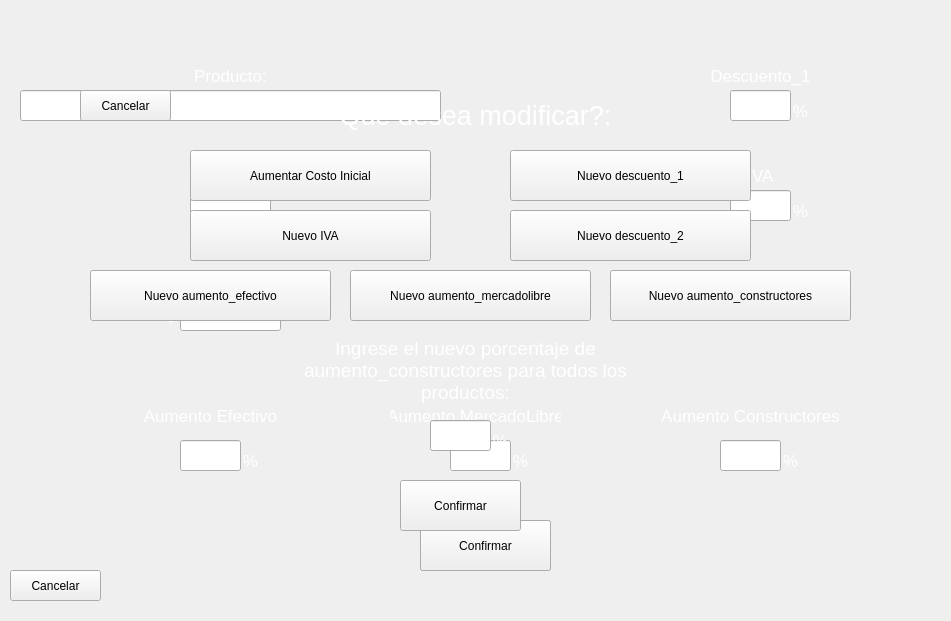
    <widget class="QWidget" name="widget_agregar_producto" native="true">
     <property name="geometry">
      <rect>
       <x>140</x>
       <y>10</y>
       <width>951</width>
       <height>621</height>
      </rect>
     </property>
     <property name="styleSheet">
      <string notr="true"/>
     </property>
     <widget class="QLineEdit" name="input_nombre_producto">
      <property name="geometry">
       <rect>
        <x>20</x>
        <y>90</y>
        <width>421</width>
        <height>31</height>
       </rect>
      </property>
      <property name="font">
       <font>
        <pointsize>11</pointsize>
        <weight>50</weight>
        <bold>false</bold>
       </font>
      </property>
      <property name="styleSheet">
       <string notr="true"/>
      </property>
      <property name="text">
       <string/>
      </property>
      <property name="alignment">
       <set>Qt::AlignCenter</set>
      </property>
     </widget>
     <widget class="QLineEdit" name="input_stock">
      <property name="geometry">
       <rect>
        <x>190</x>
        <y>190</y>
        <width>81</width>
        <height>31</height>
       </rect>
      </property>
      <property name="font">
       <font>
        <pointsize>11</pointsize>
        <weight>50</weight>
        <bold>false</bold>
       </font>
      </property>
      <property name="styleSheet">
       <string notr="true"/>
      </property>
      <property name="alignment">
       <set>Qt::AlignCenter</set>
      </property>
     </widget>
     <widget class="QLineEdit" name="input_descuento_1">
      <property name="geometry">
       <rect>
        <x>730</x>
        <y>90</y>
        <width>61</width>
        <height>31</height>
       </rect>
      </property>
      <property name="font">
       <font>
        <pointsize>11</pointsize>
        <weight>50</weight>
        <bold>false</bold>
       </font>
      </property>
      <property name="styleSheet">
       <string notr="true"/>
      </property>
      <property name="alignment">
       <set>Qt::AlignCenter</set>
      </property>
     </widget>
     <widget class="QPushButton" name="boton_cancelar_modificacion">
      <property name="geometry">
       <rect>
        <x>10</x>
        <y>570</y>
        <width>91</width>
        <height>31</height>
       </rect>
      </property>
      <property name="cursor">
       <cursorShape>PointingHandCursor</cursorShape>
      </property>
      <property name="styleSheet">
       <string notr="true"/>
      </property>
      <property name="text">
       <string>Cancelar</string>
      </property>
     </widget>
     <widget class="QLineEdit" name="input_aumento_efectivo">
      <property name="geometry">
       <rect>
        <x>180</x>
        <y>440</y>
        <width>61</width>
        <height>31</height>
       </rect>
      </property>
      <property name="font">
       <font>
        <pointsize>11</pointsize>
        <weight>50</weight>
        <bold>false</bold>
       </font>
      </property>
      <property name="styleSheet">
       <string notr="true"/>
      </property>
      <property name="alignment">
       <set>Qt::AlignCenter</set>
      </property>
     </widget>
     <widget class="QLineEdit" name="input_costo_inicial">
      <property name="geometry">
       <rect>
        <x>180</x>
        <y>300</y>
        <width>101</width>
        <height>31</height>
       </rect>
      </property>
      <property name="font">
       <font>
        <pointsize>11</pointsize>
        <weight>50</weight>
        <bold>false</bold>
       </font>
      </property>
      <property name="styleSheet">
       <string notr="true"/>
      </property>
      <property name="alignment">
       <set>Qt::AlignCenter</set>
      </property>
     </widget>
     <widget class="QLineEdit" name="input_aumento_constructores">
      <property name="geometry">
       <rect>
        <x>720</x>
        <y>440</y>
        <width>61</width>
        <height>31</height>
       </rect>
      </property>
      <property name="font">
       <font>
        <pointsize>11</pointsize>
        <weight>50</weight>
        <bold>false</bold>
       </font>
      </property>
      <property name="styleSheet">
       <string notr="true"/>
      </property>
      <property name="alignment">
       <set>Qt::AlignCenter</set>
      </property>
     </widget>
     <widget class="QLineEdit" name="input_aumento_mercadolibre">
      <property name="geometry">
       <rect>
        <x>450</x>
        <y>440</y>
        <width>61</width>
        <height>31</height>
       </rect>
      </property>
      <property name="font">
       <font>
        <pointsize>11</pointsize>
        <weight>50</weight>
        <bold>false</bold>
       </font>
      </property>
      <property name="styleSheet">
       <string notr="true"/>
      </property>
      <property name="alignment">
       <set>Qt::AlignCenter</set>
      </property>
     </widget>
     <widget class="QLabel" name="label_16">
      <property name="geometry">
       <rect>
        <x>190</x>
        <y>60</y>
        <width>81</width>
        <height>31</height>
       </rect>
      </property>
      <property name="font">
       <font>
        <family>MS Shell Dlg 2</family>
        <pointsize>13</pointsize>
        <weight>50</weight>
        <italic>false</italic>
        <bold>false</bold>
       </font>
      </property>
      <property name="layoutDirection">
       <enum>Qt::LeftToRight</enum>
      </property>
      <property name="styleSheet">
       <string notr="true">font: 13pt &quot;MS Shell Dlg 2&quot;;
color: #fff;
background: none;</string>
      </property>
      <property name="text">
       <string>Producto:</string>
      </property>
      <property name="alignment">
       <set>Qt::AlignCenter</set>
      </property>
     </widget>
     <widget class="QLabel" name="label_17">
      <property name="geometry">
       <rect>
        <x>190</x>
        <y>150</y>
        <width>81</width>
        <height>31</height>
       </rect>
      </property>
      <property name="font">
       <font>
        <family>MS Shell Dlg 2</family>
        <pointsize>13</pointsize>
        <weight>50</weight>
        <italic>false</italic>
        <bold>false</bold>
       </font>
      </property>
      <property name="layoutDirection">
       <enum>Qt::LeftToRight</enum>
      </property>
      <property name="styleSheet">
       <string notr="true">font: 13pt &quot;MS Shell Dlg 2&quot;;
color: #fff;
background: none;</string>
      </property>
      <property name="text">
       <string>Stock</string>
      </property>
      <property name="alignment">
       <set>Qt::AlignCenter</set>
      </property>
     </widget>
     <widget class="QLabel" name="label_18">
      <property name="geometry">
       <rect>
        <x>180</x>
        <y>260</y>
        <width>101</width>
        <height>31</height>
       </rect>
      </property>
      <property name="font">
       <font>
        <family>MS Shell Dlg 2</family>
        <pointsize>13</pointsize>
        <weight>50</weight>
        <italic>false</italic>
        <bold>false</bold>
       </font>
      </property>
      <property name="layoutDirection">
       <enum>Qt::LeftToRight</enum>
      </property>
      <property name="styleSheet">
       <string notr="true">font: 13pt &quot;MS Shell Dlg 2&quot;;
color: #fff;
background: none;</string>
      </property>
      <property name="text">
       <string>Costo Inicial</string>
      </property>
      <property name="alignment">
       <set>Qt::AlignCenter</set>
      </property>
     </widget>
     <widget class="QLabel" name="label_19">
      <property name="geometry">
       <rect>
        <x>710</x>
        <y>60</y>
        <width>101</width>
        <height>31</height>
       </rect>
      </property>
      <property name="font">
       <font>
        <family>MS Shell Dlg 2</family>
        <pointsize>13</pointsize>
        <weight>50</weight>
        <italic>false</italic>
        <bold>false</bold>
       </font>
      </property>
      <property name="layoutDirection">
       <enum>Qt::LeftToRight</enum>
      </property>
      <property name="styleSheet">
       <string notr="true">font: 13pt &quot;MS Shell Dlg 2&quot;;
color: #fff;
background: none;</string>
      </property>
      <property name="text">
       <string>Descuento_1</string>
      </property>
      <property name="alignment">
       <set>Qt::AlignCenter</set>
      </property>
     </widget>
     <widget class="QLabel" name="label_20">
      <property name="geometry">
       <rect>
        <x>710</x>
        <y>260</y>
        <width>101</width>
        <height>31</height>
       </rect>
      </property>
      <property name="font">
       <font>
        <family>MS Shell Dlg 2</family>
        <pointsize>13</pointsize>
        <weight>50</weight>
        <italic>false</italic>
        <bold>false</bold>
       </font>
      </property>
      <property name="layoutDirection">
       <enum>Qt::LeftToRight</enum>
      </property>
      <property name="styleSheet">
       <string notr="true">font: 13pt &quot;MS Shell Dlg 2&quot;;
color: #fff;
background: none;</string>
      </property>
      <property name="text">
       <string>Descuento_2</string>
      </property>
      <property name="alignment">
       <set>Qt::AlignCenter</set>
      </property>
     </widget>
     <widget class="QLabel" name="label_21">
      <property name="geometry">
       <rect>
        <x>120</x>
        <y>400</y>
        <width>181</width>
        <height>31</height>
       </rect>
      </property>
      <property name="font">
       <font>
        <family>MS Shell Dlg 2</family>
        <pointsize>13</pointsize>
        <weight>50</weight>
        <italic>false</italic>
        <bold>false</bold>
       </font>
      </property>
      <property name="layoutDirection">
       <enum>Qt::LeftToRight</enum>
      </property>
      <property name="styleSheet">
       <string notr="true">font: 13pt &quot;MS Shell Dlg 2&quot;;
color: #fff;
background: none;</string>
      </property>
      <property name="text">
       <string>Aumento Efectivo</string>
      </property>
      <property name="alignment">
       <set>Qt::AlignCenter</set>
      </property>
     </widget>
     <widget class="QLabel" name="label_22">
      <property name="geometry">
       <rect>
        <x>390</x>
        <y>400</y>
        <width>171</width>
        <height>31</height>
       </rect>
      </property>
      <property name="font">
       <font>
        <family>MS Shell Dlg 2</family>
        <pointsize>13</pointsize>
        <weight>50</weight>
        <italic>false</italic>
        <bold>false</bold>
       </font>
      </property>
      <property name="layoutDirection">
       <enum>Qt::LeftToRight</enum>
      </property>
      <property name="styleSheet">
       <string notr="true">font: 13pt &quot;MS Shell Dlg 2&quot;;
color: #fff;
background: none;</string>
      </property>
      <property name="text">
       <string>Aumento MercadoLibre</string>
      </property>
      <property name="alignment">
       <set>Qt::AlignCenter</set>
      </property>
     </widget>
     <widget class="QLabel" name="label_23">
      <property name="geometry">
       <rect>
        <x>710</x>
        <y>160</y>
        <width>101</width>
        <height>31</height>
       </rect>
      </property>
      <property name="font">
       <font>
        <family>MS Shell Dlg 2</family>
        <pointsize>13</pointsize>
        <weight>50</weight>
        <italic>false</italic>
        <bold>false</bold>
       </font>
      </property>
      <property name="layoutDirection">
       <enum>Qt::LeftToRight</enum>
      </property>
      <property name="styleSheet">
       <string notr="true">font: 13pt &quot;MS Shell Dlg 2&quot;;
color: #fff;
background: none;</string>
      </property>
      <property name="text">
       <string>IVA</string>
      </property>
      <property name="alignment">
       <set>Qt::AlignCenter</set>
      </property>
     </widget>
     <widget class="QLabel" name="label_24">
      <property name="geometry">
       <rect>
        <x>660</x>
        <y>400</y>
        <width>181</width>
        <height>31</height>
       </rect>
      </property>
      <property name="font">
       <font>
        <family>MS Shell Dlg 2</family>
        <pointsize>13</pointsize>
        <weight>50</weight>
        <italic>false</italic>
        <bold>false</bold>
       </font>
      </property>
      <property name="layoutDirection">
       <enum>Qt::LeftToRight</enum>
      </property>
      <property name="styleSheet">
       <string notr="true">font: 13pt &quot;MS Shell Dlg 2&quot;;
color: #fff;
background: none;</string>
      </property>
      <property name="text">
       <string>Aumento Constructores</string>
      </property>
      <property name="alignment">
       <set>Qt::AlignCenter</set>
      </property>
     </widget>
     <widget class="QPushButton" name="boton_confirmar_registro">
      <property name="geometry">
       <rect>
        <x>420</x>
        <y>520</y>
        <width>131</width>
        <height>51</height>
       </rect>
      </property>
      <property name="cursor">
       <cursorShape>PointingHandCursor</cursorShape>
      </property>
      <property name="styleSheet">
       <string notr="true"/>
      </property>
      <property name="text">
       <string>Confirmar</string>
      </property>
     </widget>
     <widget class="QLabel" name="label_25">
      <property name="geometry">
       <rect>
        <x>160</x>
        <y>300</y>
        <width>21</width>
        <height>31</height>
       </rect>
      </property>
      <property name="font">
       <font>
        <family>MS Shell Dlg 2</family>
        <pointsize>13</pointsize>
        <weight>50</weight>
        <italic>false</italic>
        <bold>false</bold>
       </font>
      </property>
      <property name="layoutDirection">
       <enum>Qt::LeftToRight</enum>
      </property>
      <property name="styleSheet">
       <string notr="true">font: 13pt &quot;MS Shell Dlg 2&quot;;
color: #fff;
background: none;</string>
      </property>
      <property name="text">
       <string>$</string>
      </property>
      <property name="alignment">
       <set>Qt::AlignCenter</set>
      </property>
     </widget>
     <widget class="QLabel" name="label_26">
      <property name="geometry">
       <rect>
        <x>790</x>
        <y>100</y>
        <width>21</width>
        <height>21</height>
       </rect>
      </property>
      <property name="font">
       <font>
        <family>MS Shell Dlg 2</family>
        <pointsize>13</pointsize>
        <weight>50</weight>
        <italic>false</italic>
        <bold>false</bold>
       </font>
      </property>
      <property name="layoutDirection">
       <enum>Qt::LeftToRight</enum>
      </property>
      <property name="styleSheet">
       <string notr="true">font: 13pt &quot;MS Shell Dlg 2&quot;;
color: #fff;
background: none;</string>
      </property>
      <property name="text">
       <string>%</string>
      </property>
      <property name="alignment">
       <set>Qt::AlignCenter</set>
      </property>
     </widget>
     <widget class="QLabel" name="label_27">
      <property name="geometry">
       <rect>
        <x>790</x>
        <y>300</y>
        <width>21</width>
        <height>21</height>
       </rect>
      </property>
      <property name="font">
       <font>
        <family>MS Shell Dlg 2</family>
        <pointsize>13</pointsize>
        <weight>50</weight>
        <italic>false</italic>
        <bold>false</bold>
       </font>
      </property>
      <property name="layoutDirection">
       <enum>Qt::LeftToRight</enum>
      </property>
      <property name="styleSheet">
       <string notr="true">font: 13pt &quot;MS Shell Dlg 2&quot;;
color: #fff;
background: none;</string>
      </property>
      <property name="text">
       <string>%</string>
      </property>
      <property name="alignment">
       <set>Qt::AlignCenter</set>
      </property>
     </widget>
     <widget class="QLabel" name="label_28">
      <property name="geometry">
       <rect>
        <x>790</x>
        <y>200</y>
        <width>21</width>
        <height>21</height>
       </rect>
      </property>
      <property name="font">
       <font>
        <family>MS Shell Dlg 2</family>
        <pointsize>13</pointsize>
        <weight>50</weight>
        <italic>false</italic>
        <bold>false</bold>
       </font>
      </property>
      <property name="layoutDirection">
       <enum>Qt::LeftToRight</enum>
      </property>
      <property name="styleSheet">
       <string notr="true">font: 13pt &quot;MS Shell Dlg 2&quot;;
color: #fff;
background: none;</string>
      </property>
      <property name="text">
       <string>%</string>
      </property>
      <property name="alignment">
       <set>Qt::AlignCenter</set>
      </property>
     </widget>
     <widget class="QLineEdit" name="input_iva">
      <property name="geometry">
       <rect>
        <x>730</x>
        <y>190</y>
        <width>61</width>
        <height>31</height>
       </rect>
      </property>
      <property name="font">
       <font>
        <pointsize>11</pointsize>
        <weight>50</weight>
        <bold>false</bold>
       </font>
      </property>
      <property name="styleSheet">
       <string notr="true"/>
      </property>
      <property name="alignment">
       <set>Qt::AlignCenter</set>
      </property>
     </widget>
     <widget class="QLineEdit" name="input_descuento_2">
      <property name="geometry">
       <rect>
        <x>730</x>
        <y>290</y>
        <width>61</width>
        <height>31</height>
       </rect>
      </property>
      <property name="font">
       <font>
        <pointsize>11</pointsize>
        <weight>50</weight>
        <bold>false</bold>
       </font>
      </property>
      <property name="styleSheet">
       <string notr="true"/>
      </property>
      <property name="alignment">
       <set>Qt::AlignCenter</set>
      </property>
     </widget>
     <widget class="QLabel" name="label_29">
      <property name="geometry">
       <rect>
        <x>240</x>
        <y>450</y>
        <width>21</width>
        <height>21</height>
       </rect>
      </property>
      <property name="font">
       <font>
        <family>MS Shell Dlg 2</family>
        <pointsize>13</pointsize>
        <weight>50</weight>
        <italic>false</italic>
        <bold>false</bold>
       </font>
      </property>
      <property name="layoutDirection">
       <enum>Qt::LeftToRight</enum>
      </property>
      <property name="styleSheet">
       <string notr="true">font: 13pt &quot;MS Shell Dlg 2&quot;;
color: #fff;
background: none;</string>
      </property>
      <property name="text">
       <string>%</string>
      </property>
      <property name="alignment">
       <set>Qt::AlignCenter</set>
      </property>
     </widget>
     <widget class="QLabel" name="label_30">
      <property name="geometry">
       <rect>
        <x>510</x>
        <y>450</y>
        <width>21</width>
        <height>21</height>
       </rect>
      </property>
      <property name="font">
       <font>
        <family>MS Shell Dlg 2</family>
        <pointsize>13</pointsize>
        <weight>50</weight>
        <italic>false</italic>
        <bold>false</bold>
       </font>
      </property>
      <property name="layoutDirection">
       <enum>Qt::LeftToRight</enum>
      </property>
      <property name="styleSheet">
       <string notr="true">font: 13pt &quot;MS Shell Dlg 2&quot;;
color: #fff;
background: none;</string>
      </property>
      <property name="text">
       <string>%</string>
      </property>
      <property name="alignment">
       <set>Qt::AlignCenter</set>
      </property>
     </widget>
     <widget class="QLabel" name="label_31">
      <property name="geometry">
       <rect>
        <x>780</x>
        <y>450</y>
        <width>21</width>
        <height>21</height>
       </rect>
      </property>
      <property name="font">
       <font>
        <family>MS Shell Dlg 2</family>
        <pointsize>13</pointsize>
        <weight>50</weight>
        <italic>false</italic>
        <bold>false</bold>
       </font>
      </property>
      <property name="layoutDirection">
       <enum>Qt::LeftToRight</enum>
      </property>
      <property name="styleSheet">
       <string notr="true">font: 13pt &quot;MS Shell Dlg 2&quot;;
color: #fff;
background: none;</string>
      </property>
      <property name="text">
       <string>%</string>
      </property>
      <property name="alignment">
       <set>Qt::AlignCenter</set>
      </property>
     </widget>
     <widget class="QPushButton" name="boton_confirmar_modificacion">
      <property name="geometry">
       <rect>
        <x>420</x>
        <y>520</y>
        <width>131</width>
        <height>51</height>
       </rect>
      </property>
      <property name="cursor">
       <cursorShape>PointingHandCursor</cursorShape>
      </property>
      <property name="styleSheet">
       <string notr="true"/>
      </property>
      <property name="text">
       <string>Confirmar</string>
      </property>
     </widget>
     <widget class="QLabel" name="label_error">
      <property name="geometry">
       <rect>
        <x>240</x>
        <y>530</y>
        <width>171</width>
        <height>31</height>
       </rect>
      </property>
      <property name="font">
       <font>
        <family>MS Shell Dlg 2</family>
        <pointsize>13</pointsize>
        <weight>50</weight>
        <italic>false</italic>
        <bold>false</bold>
       </font>
      </property>
      <property name="layoutDirection">
       <enum>Qt::LeftToRight</enum>
      </property>
      <property name="styleSheet">
       <string notr="true">font: 13pt &quot;MS Shell Dlg 2&quot;;
color: #f00;
background: none;</string>
      </property>
      <property name="text">
       <string/>
      </property>
      <property name="alignment">
       <set>Qt::AlignCenter</set>
      </property>
     </widget>
     <widget class="QWidget" name="widget_modificar_gral" native="true">
      <property name="geometry">
       <rect>
        <x>70</x>
        <y>80</y>
        <width>821</width>
        <height>461</height>
       </rect>
      </property>
      <property name="styleSheet">
       <string notr="true"/>
      </property>
      <widget class="QLabel" name="label_32">
       <property name="geometry">
        <rect>
         <x>240</x>
         <y>20</y>
         <width>331</width>
         <height>31</height>
        </rect>
       </property>
       <property name="font">
        <font>
         <family>MS Shell Dlg 2</family>
         <pointsize>20</pointsize>
         <weight>50</weight>
         <italic>false</italic>
         <bold>false</bold>
        </font>
       </property>
       <property name="layoutDirection">
        <enum>Qt::LeftToRight</enum>
       </property>
       <property name="styleSheet">
        <string notr="true">font: 20pt &quot;MS Shell Dlg 2&quot;;
color: #fff;
background: none;</string>
       </property>
       <property name="text">
        <string>Que desea modificar?:</string>
       </property>
       <property name="alignment">
        <set>Qt::AlignCenter</set>
       </property>
      </widget>
      <widget class="QPushButton" name="boton_modificar_costo_inicial">
       <property name="geometry">
        <rect>
         <x>120</x>
         <y>70</y>
         <width>241</width>
         <height>51</height>
        </rect>
       </property>
       <property name="cursor">
        <cursorShape>PointingHandCursor</cursorShape>
       </property>
       <property name="styleSheet">
        <string notr="true"/>
       </property>
       <property name="text">
        <string>Aumentar Costo Inicial</string>
       </property>
      </widget>
      <widget class="QPushButton" name="boton_modificar_descuento_1">
       <property name="geometry">
        <rect>
         <x>440</x>
         <y>70</y>
         <width>241</width>
         <height>51</height>
        </rect>
       </property>
       <property name="cursor">
        <cursorShape>PointingHandCursor</cursorShape>
       </property>
       <property name="styleSheet">
        <string notr="true"/>
       </property>
       <property name="text">
        <string>Nuevo descuento_1</string>
       </property>
      </widget>
      <widget class="QPushButton" name="boton_modificar_descuento_2">
       <property name="geometry">
        <rect>
         <x>440</x>
         <y>130</y>
         <width>241</width>
         <height>51</height>
        </rect>
       </property>
       <property name="cursor">
        <cursorShape>PointingHandCursor</cursorShape>
       </property>
       <property name="styleSheet">
        <string notr="true"/>
       </property>
       <property name="text">
        <string>Nuevo descuento_2</string>
       </property>
      </widget>
      <widget class="QPushButton" name="boton_modificar_iva">
       <property name="geometry">
        <rect>
         <x>120</x>
         <y>130</y>
         <width>241</width>
         <height>51</height>
        </rect>
       </property>
       <property name="cursor">
        <cursorShape>PointingHandCursor</cursorShape>
       </property>
       <property name="styleSheet">
        <string notr="true"/>
       </property>
       <property name="text">
        <string>Nuevo IVA</string>
       </property>
      </widget>
      <widget class="QPushButton" name="boton_modificar_aumento_constructores">
       <property name="geometry">
        <rect>
         <x>540</x>
         <y>190</y>
         <width>241</width>
         <height>51</height>
        </rect>
       </property>
       <property name="cursor">
        <cursorShape>PointingHandCursor</cursorShape>
       </property>
       <property name="styleSheet">
        <string notr="true"/>
       </property>
       <property name="text">
        <string>Nuevo aumento_constructores</string>
       </property>
      </widget>
      <widget class="QPushButton" name="boton_modificar_aumento_efectivo">
       <property name="geometry">
        <rect>
         <x>20</x>
         <y>190</y>
         <width>241</width>
         <height>51</height>
        </rect>
       </property>
       <property name="cursor">
        <cursorShape>PointingHandCursor</cursorShape>
       </property>
       <property name="styleSheet">
        <string notr="true"/>
       </property>
       <property name="text">
        <string>Nuevo aumento_efectivo</string>
       </property>
      </widget>
      <widget class="QPushButton" name="boton_modificar_aumento_mercadolibre">
       <property name="geometry">
        <rect>
         <x>280</x>
         <y>190</y>
         <width>241</width>
         <height>51</height>
        </rect>
       </property>
       <property name="cursor">
        <cursorShape>PointingHandCursor</cursorShape>
       </property>
       <property name="styleSheet">
        <string notr="true"/>
       </property>
       <property name="text">
        <string>Nuevo aumento_mercadolibre</string>
       </property>
      </widget>
      <widget class="QPushButton" name="boton_cancelar_modificacion_gral">
       <property name="geometry">
        <rect>
         <x>10</x>
         <y>10</y>
         <width>91</width>
         <height>31</height>
        </rect>
       </property>
       <property name="cursor">
        <cursorShape>PointingHandCursor</cursorShape>
       </property>
       <property name="styleSheet">
        <string notr="true"/>
       </property>
       <property name="text">
        <string>Cancelar</string>
       </property>
      </widget>
      <widget class="QWidget" name="widget_ingresar_porcentaje" native="true">
       <property name="geometry">
        <rect>
         <x>210</x>
         <y>250</y>
         <width>371</width>
         <height>201</height>
        </rect>
       </property>
       <widget class="QLabel" name="label_ingrese_porcentaje">
        <property name="geometry">
         <rect>
          <x>20</x>
          <y>0</y>
          <width>331</width>
          <height>81</height>
         </rect>
        </property>
        <property name="font">
         <font>
          <family>MS Shell Dlg 2</family>
          <pointsize>14</pointsize>
          <weight>50</weight>
          <italic>false</italic>
          <bold>false</bold>
         </font>
        </property>
        <property name="layoutDirection">
         <enum>Qt::LeftToRight</enum>
        </property>
        <property name="styleSheet">
         <string notr="true">font: 14pt &quot;MS Shell Dlg 2&quot;;
color: #fff;
background: none;</string>
        </property>
        <property name="text">
         <string>Ingrese el nuevo porcentaje de aumento_constructores para todos los productos:</string>
        </property>
        <property name="alignment">
         <set>Qt::AlignCenter</set>
        </property>
        <property name="wordWrap">
         <bool>true</bool>
        </property>
       </widget>
       <widget class="QLineEdit" name="input_nuevo_porcentaje">
        <property name="geometry">
         <rect>
          <x>150</x>
          <y>90</y>
          <width>61</width>
          <height>31</height>
         </rect>
        </property>
        <property name="font">
         <font>
          <pointsize>11</pointsize>
          <weight>50</weight>
          <bold>false</bold>
         </font>
        </property>
        <property name="styleSheet">
         <string notr="true"/>
        </property>
        <property name="alignment">
         <set>Qt::AlignCenter</set>
        </property>
       </widget>
       <widget class="QLabel" name="label_35">
        <property name="geometry">
         <rect>
          <x>210</x>
          <y>100</y>
          <width>21</width>
          <height>21</height>
         </rect>
        </property>
        <property name="font">
         <font>
          <family>MS Shell Dlg 2</family>
          <pointsize>13</pointsize>
          <weight>50</weight>
          <italic>false</italic>
          <bold>false</bold>
         </font>
        </property>
        <property name="layoutDirection">
         <enum>Qt::LeftToRight</enum>
        </property>
        <property name="styleSheet">
         <string notr="true">font: 13pt &quot;MS Shell Dlg 2&quot;;
color: #fff;
background: none;</string>
        </property>
        <property name="text">
         <string>%</string>
        </property>
        <property name="alignment">
         <set>Qt::AlignCenter</set>
        </property>
       </widget>
       <widget class="QPushButton" name="boton_confirmar_modificacion_gral">
        <property name="geometry">
         <rect>
          <x>120</x>
          <y>150</y>
          <width>121</width>
          <height>51</height>
         </rect>
        </property>
        <property name="cursor">
         <cursorShape>PointingHandCursor</cursorShape>
        </property>
        <property name="styleSheet">
         <string notr="true"/>
        </property>
        <property name="text">
         <string>Confirmar</string>
        </property>
       </widget>
       <widget class="QLabel" name="label_ingrese_porcentaje_valido">
        <property name="geometry">
         <rect>
          <x>40</x>
          <y>80</y>
          <width>101</width>
          <height>61</height>
         </rect>
        </property>
        <property name="font">
         <font>
          <family>MS Shell Dlg 2</family>
          <pointsize>10</pointsize>
          <weight>50</weight>
          <italic>false</italic>
          <bold>false</bold>
         </font>
        </property>
        <property name="layoutDirection">
         <enum>Qt::LeftToRight</enum>
        </property>
        <property name="styleSheet">
         <string notr="true">font: 10pt &quot;MS Shell Dlg 2&quot;;
color: #f00;
background: none;</string>
        </property>
        <property name="text">
         <string/>
        </property>
        <property name="alignment">
         <set>Qt::AlignCenter</set>
        </property>
        <property name="wordWrap">
         <bool>true</bool>
        </property>
       </widget>
      </widget>
     </widget>
    </widget>
